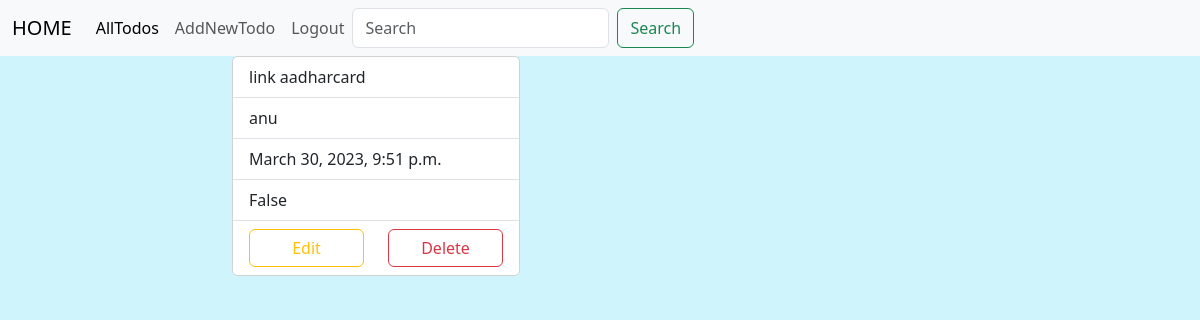
Page /todos/1/detail/ (signed in) on the committed database.
### todo/models.py (models this page shows, shortened)
class Task(models.Model):
    task_name=models.CharField(max_length=200)
    user=models.ForeignKey(User,on_delete=models.CASCADE)
    status=models.BooleanField(default=False)
    created_date=models.DateTimeField(auto_now_add=True)

### todo/views.py (the view)
# urls.py: path('todos/<int:pk>/detail/',views.TaskDetailView.as_view(),name="task-detail"),
@method_decorator(signin_required,name="dispatch")
class TaskDetailView(DetailView):
    model=Task
    template_name="task-detail.html"
    context_object_name="task"

### todo/views.py (called while the page is built)
def signin_required(fn):
    def wrapper(request,*args,**kwargs):
        if not request.user.is_authenticated:
            messages.error(request,"login required")
            return redirect("signin")
        return fn(request,*args,**kwargs)
    return wrapper

### todo/templates/task-detail.html (shortened to what this page needs)
{%extends 'base.html'%}
{%block bodyblock%}
<div class="row">
    <div class="col-2"></div>
    <div class="col-8">
        <div class="card" style="width: 18rem;">
            <ul class="list-group list-group-flush">
              <li class="list-group-item">{{task.task_name}}</li>
              <li class="list-group-item">{{task.user}}</li>
              <li class="list-group-item">{{task.created_date}}</li>
              <li class="list-group-item">{{task.status}}</li>
              <li class="list-group-item">
                <div class="row">
                    <div class="col-6">
                        <a href="{%url 'task-edit' task.id%}" class="btn btn-outline-warning form-control">Edit</a>
                    </div>
                    <div class="col-6">
                        <a href="{%url 'task-delete' task.id%}" class="btn btn-outline-danger form-control">Delete</a>
                    </div>
                </div>
              </li>
            </ul>
          </div>
    </div>
    <div class="col-2"></div>
</div>
{%endblock%}

### rows in the picture
Task: task_name "link aadharcard", user "anu", created_date "March 30, 2023, 9:51 p.m.", status "False"
